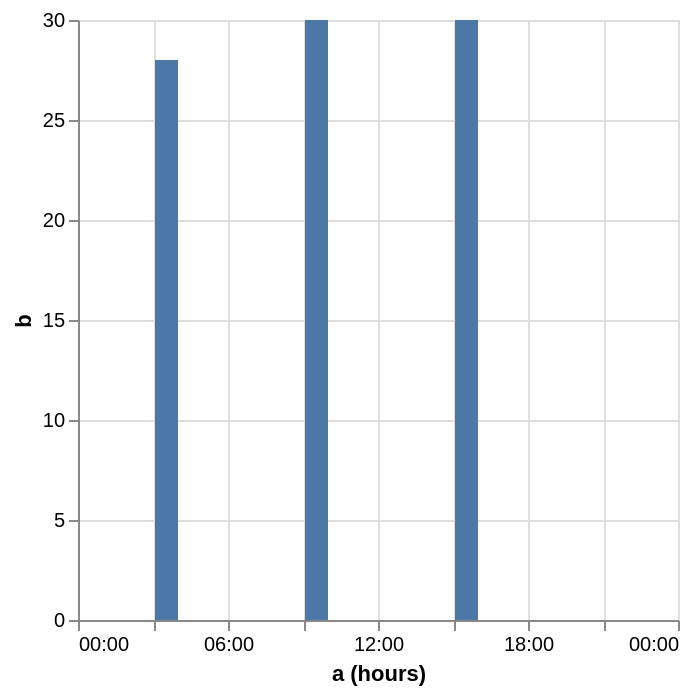

Express this chart as Vega-Lite.
### Vega-Lite specification from a JSON file in a GitHub repository (floating-point values rounded to 4 significant figures)
{"$schema": "https://vega.github.io/schema/vega-lite/v5.json", "description": "Customizing time scale domain.", "data": {"values": [{"a": "December 17, 1995 03:00:00", "b": 28}, {"a": "December 17, 1995 09:00:00", "b": 30}, {"a": "December 17, 1995 15:00:00", "b": 30}]}, "mark": "bar", "encoding": {"x": {"timeUnit": "hours", "field": "a", "scale": {"domain": [{"hours": 0}, {"hours": 24}]}}, "y": {"field": "b", "type": "quantitative"}}}
